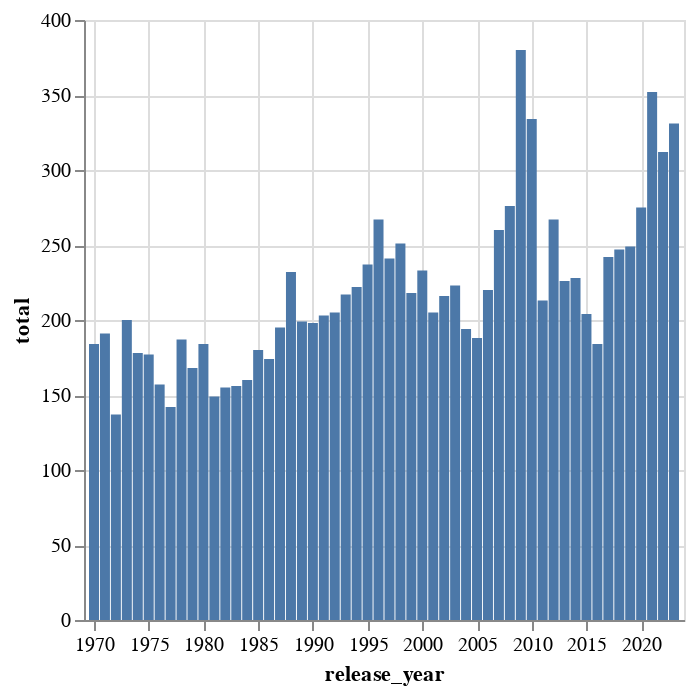

The cell this chart's notebook holds for it:
### Code cell
alt.Chart(summarizedPD).mark_bar().encode(
    x='release_year',
    y='total'
)

### Figure 1 — Vega-Lite specification as saved in the notebook (floating-point values rounded to 4 significant figures)
{"config": {"view": {"continuousWidth": 300, "continuousHeight": 300}}, "data": {"name": "data-2e79a2e6d1ad179f4c3dfb032f6e4182"}, "mark": {"type": "bar"}, "encoding": {"x": {"field": "release_year", "type": "temporal"}, "y": {"field": "total", "type": "quantitative"}}, "$schema": "https://vega.github.io/schema/vega-lite/v5.8.0.json", "datasets": {"data-2e79a2e6d1ad179f4c3dfb032f6e4182": [{"release_year": "1970-01-01T00:00:00", "sequels": 6, "remakes": 1, "total": 184, "sql_pct": 3.261, "remake_pct": 0.5435}, {"release_year": "1971-01-01T00:00:00", "sequels": 6, "remakes": 1, "total": 191, "sql_pct": 3.141, "remake_pct": 0.5236}, {"release_year": "1972-01-01T00:00:00", "sequels": 9, "remakes": 1, "total": 137, "sql_pct": 6.569, "remake_pct": 0.7299}, {"release_year": "1973-01-01T00:00:00", "sequels": 7, "remakes": 3, "total": 200, "sql_pct": 3.5, "remake_pct": 1.5}, {"release_year": "1974-01-01T00:00:00", "sequels": 11, "remakes": 0, "total": 178, "sql_pct": 6.18, "remake_pct": 0.0}, {"release_year": "1975-01-01T00:00:00", "sequels": 11, "remakes": 2, "total": 177, "sql_pct": 6.215, "remake_pct": 1.13}, {"release_year": "1976-01-01T00:00:00", "sequels": 6, "remakes": 2, "total": 157, "sql_pct": 3.822, "remake_pct": 1.274}, {"release_year": "1977-01-01T00:00:00", "sequels": 6, "remakes": 3, "total": 142, "sql_pct": 4.225, "remake_pct": 2.113}, {"release_year": "1978-01-01T00:00:00", "sequels": 10, "remakes": 1, "total": 187, "sql_pct": 5.348, "remake_pct": 0.5348}, {"release_year": "1979-01-01T00:00:00", "sequels": 6, "remakes": 3, "total": 168, "sql_pct": 3.571, "remake_pct": 1.786}, {"release_year": "1980-01-01T00:00:00", "sequels": 8, "remakes": 4, "total": 184, "sql_pct": 4.348, "remake_pct": 2.174}, {"release_year": "1981-01-01T00:00:00", "sequels": 5, "remakes": 0, "total": 149, "sql_pct": 3.356, "remake_pct": 0.0}, {"release_year": "1982-01-01T00:00:00", "sequels": 11, "remakes": 2, "total": 155, "sql_pct": 7.097, "remake_pct": 1.29}, {"release_year": "1983-01-01T00:00:00", "sequels": 12, "remakes": 5, "total": 156, "sql_pct": 7.692, "remake_pct": 3.205}, {"release_year": "1984-01-01T00:00:00", "sequels": 10, "remakes": 2, "total": 160, "sql_pct": 6.25, "remake_pct": 1.25}, {"release_year": "1985-01-01T00:00:00", "sequels": 8, "remakes": 3, "total": 180, "sql_pct": 4.444, "remake_pct": 1.667}, {"release_year": "1986-01-01T00:00:00", "sequels": 12, "remakes": 3, "total": 174, "sql_pct": 6.897, "remake_pct": 1.724}, {"release_year": "1987-01-01T00:00:00", "sequels": 16, "remakes": 3, "total": 195, "sql_pct": 8.205, "remake_pct": 1.538}, {"release_year": "1988-01-01T00:00:00", "sequels": 19, "remakes": 8, "total": 232, "sql_pct": 8.19, "remake_pct": 3.448}, {"release_year": "1989-01-01T00:00:00", "sequels": 17, "remakes": 5, "total": 199, "sql_pct": 8.543, "remake_pct": 2.513}, {"release_year": "1990-01-01T00:00:00", "sequels": 22, "remakes": 4, "total": 198, "sql_pct": 11.11, "remake_pct": 2.02}, {"release_year": "1991-01-01T00:00:00", "sequels": 21, "remakes": 4, "total": 203, "sql_pct": 10.34, "remake_pct": 1.97}, {"release_year": "1992-01-01T00:00:00", "sequels": 15, "remakes": 2, "total": 205, "sql_pct": 7.317, "remake_pct": 0.9756}, {"release_year": "1993-01-01T00:00:00", "sequels": 23, "remakes": 4, "total": 217, "sql_pct": 10.6, "remake_pct": 1.843}, {"release_year": "1994-01-01T00:00:00", "sequels": 19, "remakes": 6, "total": 222, "sql_pct": 8.559, "remake_pct": 2.703}, {"release_year": "1995-01-01T00:00:00", "sequels": 13, "remakes": 8, "total": 237, "sql_pct": 5.485, "remake_pct": 3.376}, {"release_year": "1996-01-01T00:00:00", "sequels": 14, "remakes": 7, "total": 267, "sql_pct": 5.243, "remake_pct": 2.622}, {"release_year": "1997-01-01T00:00:00", "sequels": 17, "remakes": 9, "total": 241, "sql_pct": 7.054, "remake_pct": 3.734}, {"release_year": "1998-01-01T00:00:00", "sequels": 16, "remakes": 7, "total": 251, "sql_pct": 6.375, "remake_pct": 2.789}, {"release_year": "1999-01-01T00:00:00", "sequels": 5, "remakes": 8, "total": 218, "sql_pct": 2.294, "remake_pct": 3.67}, {"release_year": "2000-01-01T00:00:00", "sequels": 14, "remakes": 6, "total": 233, "sql_pct": 6.009, "remake_pct": 2.575}, {"release_year": "2001-01-01T00:00:00", "sequels": 14, "remakes": 8, "total": 205, "sql_pct": 6.829, "remake_pct": 3.902}, {"release_year": "2002-01-01T00:00:00", "sequels": 28, "remakes": 9, "total": 216, "sql_pct": 12.96, "remake_pct": 4.167}, {"release_year": "2003-01-01T00:00:00", "sequels": 29, "remakes": 9, "total": 223, "sql_pct": 13.0, "remake_pct": 4.036}, {"release_year": "2004-01-01T00:00:00", "sequels": 24, "remakes": 11, "total": 194, "sql_pct": 12.37, "remake_pct": 5.67}, {"release_year": "2005-01-01T00:00:00", "sequels": 21, "remakes": 14, "total": 188, "sql_pct": 11.17, "remake_pct": 7.447}, {"release_year": "2006-01-01T00:00:00", "sequels": 26, "remakes": 17, "total": 220, "sql_pct": 11.82, "remake_pct": 7.727}, {"release_year": "2007-01-01T00:00:00", "sequels": 25, "remakes": 8, "total": 260, "sql_pct": 9.615, "remake_pct": 3.077}, {"release_year": "2008-01-01T00:00:00", "sequels": 17, "remakes": 9, "total": 276, "sql_pct": 6.159, "remake_pct": 3.261}, {"release_year": "2009-01-01T00:00:00", "sequels": 29, "remakes": 20, "total": 380, "sql_pct": 7.632, "remake_pct": 5.263}, {"release_year": "2010-01-01T00:00:00", "sequels": 30, "remakes": 12, "total": 334, "sql_pct": 8.982, "remake_pct": 3.593}, {"release_year": "2011-01-01T00:00:00", "sequels": 24, "remakes": 10, "total": 213, "sql_pct": 11.27, "remake_pct": 4.695}, {"release_year": "2012-01-01T00:00:00", "sequels": 21, "remakes": 9, "total": 267, "sql_pct": 7.865, "remake_pct": 3.371}, {"release_year": "2013-01-01T00:00:00", "sequels": 29, "remakes": 7, "total": 226, "sql_pct": 12.83, "remake_pct": 3.097}, {"release_year": "2014-01-01T00:00:00", "sequels": 22, "remakes": 14, "total": 228, "sql_pct": 9.649, "remake_pct": 6.14}, {"release_year": "2015-01-01T00:00:00", "sequels": 23, "remakes": 8, "total": 204, "sql_pct": 11.27, "remake_pct": 3.922}, {"release_year": "2016-01-01T00:00:00", "sequels": 32, "remakes": 7, "total": 184, "sql_pct": 17.39, "remake_pct": 3.804}, {"release_year": "2017-01-01T00:00:00", "sequels": 31, "remakes": 11, "total": 242, "sql_pct": 12.81, "remake_pct": 4.545}, {"release_year": "2018-01-01T00:00:00", "sequels": 32, "remakes": 6, "total": 247, "sql_pct": 12.96, "remake_pct": 2.429}, {"release_year": "2019-01-01T00:00:00", "sequels": 30, "remakes": 14, "total": 249, "sql_pct": 12.05, "remake_pct": 5.622}, {"release_year": "2020-01-01T00:00:00", "sequels": 18, "remakes": 8, "total": 275, "sql_pct": 6.545, "remake_pct": 2.909}, {"release_year": "2021-01-01T00:00:00", "sequels": 32, "remakes": 11, "total": 352, "sql_pct": 9.091, "remake_pct": 3.125}, {"release_year": "2022-01-01T00:00:00", "sequels": 37, "remakes": 13, "total": 312, "sql_pct": 11.86, "remake_pct": 4.167}, {"release_year": "2023-01-01T00:00:00", "sequels": 37, "remakes": 9, "total": 331, "sql_pct": 11.18, "remake_pct": 2.719}]}}
